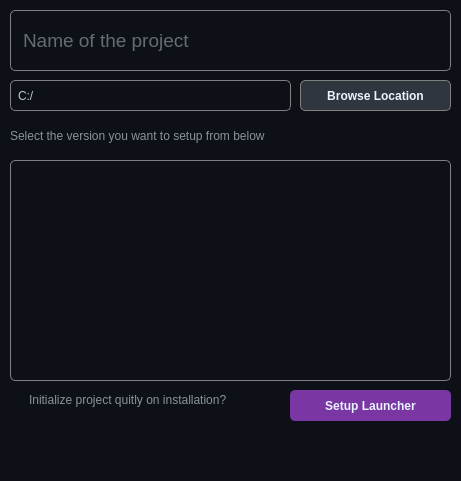
<?xml version="1.0" encoding="UTF-8"?>
<ui version="4.0">
 <class>MainWindow</class>
 <widget class="QMainWindow" name="MainWindow">
  <property name="geometry">
   <rect>
    <x>0</x>
    <y>0</y>
    <width>461</width>
    <height>481</height>
   </rect>
  </property>
  <property name="windowTitle">
   <string>PHP Launchpad v1.3.0</string>
  </property>
  <property name="windowIcon">
   <iconset resource="../../resources.qrc">
    <normaloff>:/icons/favicon.ico</normaloff>:/icons/favicon.ico</iconset>
  </property>
  <property name="toolTipDuration">
   <number>1</number>
  </property>
  <property name="autoFillBackground">
   <bool>false</bool>
  </property>
  <property name="styleSheet">
   <string notr="true">background-color: #0d1117; color: #bec6cd;</string>
  </property>
  <widget class="QWidget" name="centralwidget">
   <widget class="QLineEdit" name="installLocationInput">
    <property name="geometry">
     <rect>
      <x>10</x>
      <y>80</y>
      <width>281</width>
      <height>31</height>
     </rect>
    </property>
    <property name="styleSheet">
     <string notr="true">border: 1px solid grey; border-radius: 5px; padding-left: 5px;</string>
    </property>
    <property name="text">
     <string>C:/</string>
    </property>
   </widget>
   <widget class="QPushButton" name="selectLocationButton">
    <property name="geometry">
     <rect>
      <x>300</x>
      <y>80</y>
      <width>151</width>
      <height>31</height>
     </rect>
    </property>
    <property name="font">
     <font>
      <weight>75</weight>
      <bold>true</bold>
     </font>
    </property>
    <property name="styleSheet">
     <string notr="true">background-color: #30363d; color: #eaf3ff; border: 1px solid grey; border-radius: 5px;</string>
    </property>
    <property name="text">
     <string>Browse Location</string>
    </property>
   </widget>
   <widget class="QLineEdit" name="projectNameInput">
    <property name="geometry">
     <rect>
      <x>10</x>
      <y>10</y>
      <width>441</width>
      <height>61</height>
     </rect>
    </property>
    <property name="font">
     <font>
      <pointsize>14</pointsize>
     </font>
    </property>
    <property name="styleSheet">
     <string notr="true">padding: 10px; border: 1px solid grey; border-radius: 5px;</string>
    </property>
    <property name="placeholderText">
     <string>Name of the project</string>
    </property>
   </widget>
   <widget class="QListWidget" name="releasedVersionsList">
    <property name="geometry">
     <rect>
      <x>10</x>
      <y>160</y>
      <width>441</width>
      <height>221</height>
     </rect>
    </property>
    <property name="styleSheet">
     <string notr="true">border: 1px solid grey; border-radius: 5px;</string>
    </property>
   </widget>
   <widget class="QPushButton" name="prepareLauncherButton">
    <property name="geometry">
     <rect>
      <x>290</x>
      <y>390</y>
      <width>161</width>
      <height>31</height>
     </rect>
    </property>
    <property name="font">
     <font>
      <weight>75</weight>
      <bold>true</bold>
     </font>
    </property>
    <property name="styleSheet">
     <string notr="true">background-color: #7a37a3; color: #eaf3ff; border-radius: 5px;</string>
    </property>
    <property name="text">
     <string>Setup Launcher</string>
    </property>
    <property name="icon">
     <iconset resource="../../resources.qrc">
      <normaloff>:/icons/icons/rocket.png</normaloff>:/icons/icons/rocket.png</iconset>
    </property>
   </widget>
   <widget class="QCheckBox" name="initOnLaunchCheckBox">
    <property name="geometry">
     <rect>
      <x>10</x>
      <y>390</y>
      <width>251</width>
      <height>20</height>
     </rect>
    </property>
    <property name="styleSheet">
     <string notr="true">color: #89929c;</string>
    </property>
    <property name="text">
     <string>Initialize project quitly on installation?</string>
    </property>
   </widget>
   <widget class="QLabel" name="selectVersionLabel">
    <property name="geometry">
     <rect>
      <x>10</x>
      <y>120</y>
      <width>441</width>
      <height>31</height>
     </rect>
    </property>
    <property name="styleSheet">
     <string notr="true">color: #89929c;</string>
    </property>
    <property name="text">
     <string>Select the version you want to setup from below</string>
    </property>
    <property name="margin">
     <number>5</number>
    </property>
   </widget>
  </widget>
  <widget class="QMenuBar" name="menubar">
   <property name="geometry">
    <rect>
     <x>0</x>
     <y>0</y>
     <width>461</width>
     <height>26</height>
    </rect>
   </property>
  </widget>
  <widget class="QStatusBar" name="statusbar"/>
 </widget>
 <resources>
  <include location="../../resources.qrc"/>
 </resources>
 <connections/>
</ui>
